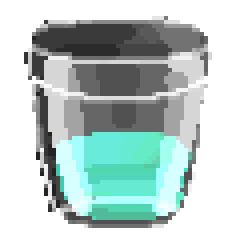
#> input picture Glases/цвет морской волны.png, 60 x 60 px, found by its file name (shown 4 times larger)
$ jupyter execute windowsh-pars-image-to-code.ipynb   (shell and % lines are left out)
#> lines starting #> are read from the running program, lines starting #| are printed output that depends on the picture
[cell 1]
import numpy as np
from PIL import Image
import matplotlib.pyplot as plt

[cell 2]
file_name = 'цвет морской волны.png'
img = np.array(Image.open(file_name).convert('RGB'))
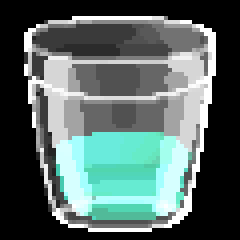
#> img: shape (60, 60, 3) (shown 4 times larger); mean R, G, B 86.8, 104.5, 101.5
fig, ax = plt.subplots()
ax.imshow(img)
ax.set_title(file_name)
plt.show()

[cell 3]
for i in range(0, img.shape[0]):
    for j in range(0, img.shape[1]):
        if (img[i][j][0] != 0) or (img[i][j][0] != 0) or (img[i][j][0] != 0):
          temp = "SetPixel(hdc, x + " + str(j) + ", y + " + str(i) + ", RGB(" + str(img[i][j][0]) + ", " + str(img[i][j][1]) + ", " + str(img[i][j][2]) + "));"
          print(temp)

[cell 4]
for i in range(0, img.shape[0]):
    for j in range(0, img.shape[1]):
        if (img[i][j][0] != 0) or (img[i][j][0] != 0) or (img[i][j][0] != 0):
          temp = "SetPixel(hdc, x + " + str(j) + ", y + " + str(i) + ", RGB(12, 13, 13));"
          print(temp)
